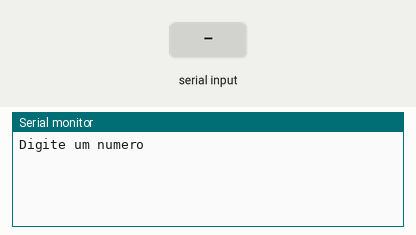
Simulated run of this sketch. Board: Arduino Uno, built with avr-gcc and run on an emulated ATmega328P. Shown: the last lines printed to the serial monitor. The inputs (shaded band) are chosen by the test bench.

Above: at 1.2 s.
1.3 s: "90,45\n" received over Serial
At 1.7 s:
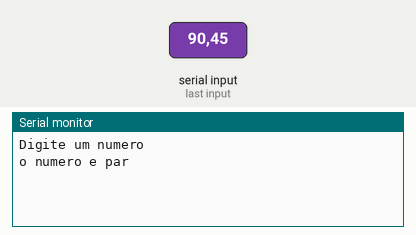
At 4.7 s:
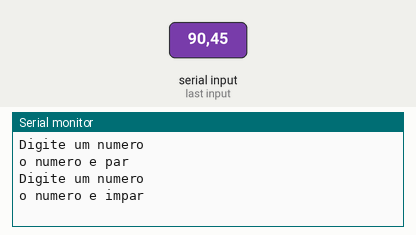

Measured:
- after the input at 1.3 s, the serial monitor: prints a new line at once (image 1)

The sketch:

condicionais_ex121.ino
```cpp
 /*Faça um programa que receba um número do usuário e informe se este
número é par ou ímpar.*/

// C++ code
//Variaveis
int numero = 0;

void setup()
{
 Serial.begin(9600);
}

void loop()
{
  Serial.println("Digite um numero");
  while(! Serial.available());
  numero = Serial.parseInt();

  if(numero % 2 == 0){
  Serial.println("o numero e par");

  }else{
  Serial.println("o numero e impar");
  }

  delay(3000);
}
```
